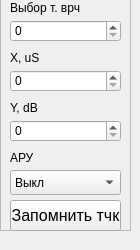
    <widget class="QWidget" name="page_4">
     <widget class="QFrame" name="frame_vrch">
      <property name="geometry">
       <rect>
        <x>0</x>
        <y>-10</y>
        <width>131</width>
        <height>241</height>
       </rect>
      </property>
      <property name="frameShape">
       <enum>QFrame::StyledPanel</enum>
      </property>
      <property name="frameShadow">
       <enum>QFrame::Raised</enum>
      </property>
      <widget class="QLabel" name="label_vrch_x">
       <property name="geometry">
        <rect>
         <x>10</x>
         <y>60</y>
         <width>96</width>
         <height>16</height>
        </rect>
       </property>
       <property name="text">
        <string>X, uS</string>
       </property>
      </widget>
      <widget class="QLabel" name="label_vrch_y">
       <property name="geometry">
        <rect>
         <x>10</x>
         <y>110</y>
         <width>107</width>
         <height>16</height>
        </rect>
       </property>
       <property name="text">
        <string>Y, dB</string>
       </property>
      </widget>
      <widget class="QLabel" name="label_vrch_aru">
       <property name="geometry">
        <rect>
         <x>10</x>
         <y>160</y>
         <width>111</width>
         <height>16</height>
        </rect>
       </property>
       <property name="text">
        <string>АРУ</string>
       </property>
      </widget>
      <widget class="QLabel" name="label_vrch_spot">
       <property name="geometry">
        <rect>
         <x>10</x>
         <y>10</y>
         <width>121</width>
         <height>16</height>
        </rect>
       </property>
       <property name="text">
        <string>Выбор т. врч</string>
       </property>
      </widget>
      <widget class="QSpinBox" name="spinBox_vrch_spot">
       <property name="geometry">
        <rect>
         <x>10</x>
         <y>30</y>
         <width>111</width>
         <height>22</height>
        </rect>
       </property>
      </widget>
      <widget class="QComboBox" name="comboBox_vrch_aru">
       <property name="geometry">
        <rect>
         <x>10</x>
         <y>180</y>
         <width>111</width>
         <height>25</height>
        </rect>
       </property>
       <item>
        <property name="text">
         <string>Выкл</string>
        </property>
       </item>
       <item>
        <property name="text">
         <string>Вкл</string>
        </property>
       </item>
      </widget>
      <widget class="QSpinBox" name="spinBox_vrch_x">
       <property name="geometry">
        <rect>
         <x>10</x>
         <y>80</y>
         <width>111</width>
         <height>22</height>
        </rect>
       </property>
      </widget>
      <widget class="QSpinBox" name="spinBox_vrch_y">
       <property name="geometry">
        <rect>
         <x>10</x>
         <y>130</y>
         <width>111</width>
         <height>22</height>
        </rect>
       </property>
      </widget>
      <widget class="QPushButton" name="pushButton_vrch_saveSpot">
       <property name="geometry">
        <rect>
         <x>10</x>
         <y>210</y>
         <width>111</width>
         <height>31</height>
        </rect>
       </property>
       <property name="font">
        <font>
         <pointsize>12</pointsize>
        </font>
       </property>
       <property name="text">
        <string>Запомнить тчк</string>
       </property>
      </widget>
     </widget>
    </widget>
